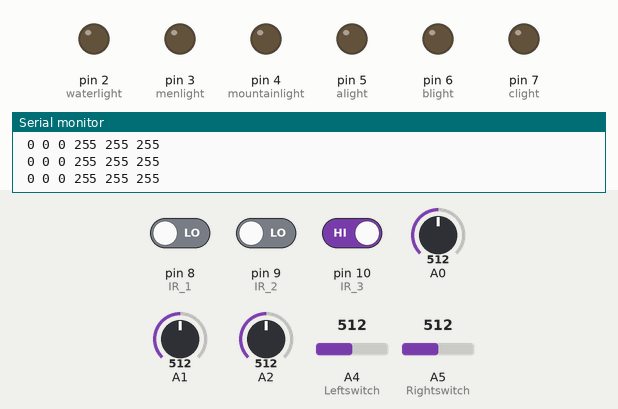
Simulated run of this sketch. Board: Arduino Uno, built with avr-gcc and run on an emulated ATmega328P. Parts: output pins drawn as LEDs (lit = HIGH), the last lines printed to the serial monitor. Inputs (shaded band) come from the test bench; at power-on: A4 (Leftswitch) = 512, A5 (Rightswitch) = 512, pin 8 (IR_1) LOW, pin 9 (IR_2) LOW, pin 10 (IR_3) HIGH, A0 = 512, A1 = 512, A2 = 512.

Above: at 1.2 s.
1.3 s: A4 (Leftswitch) set to 415
4.3 s: A4 (Leftswitch) set to 385
At 4.9 s:
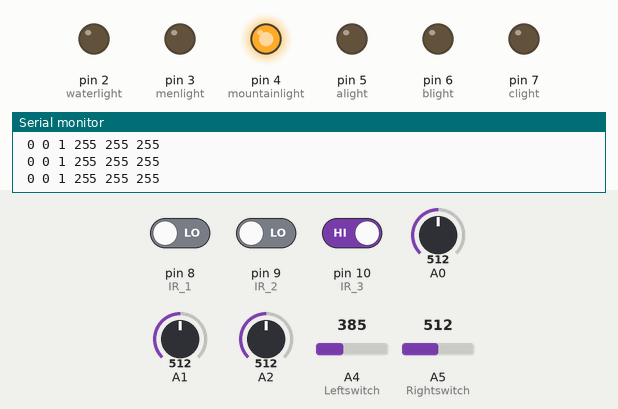
5.8 s: A5 (Rightswitch) set to 411
7.3 s: A5 (Rightswitch) set to 385
At 8.2 s:
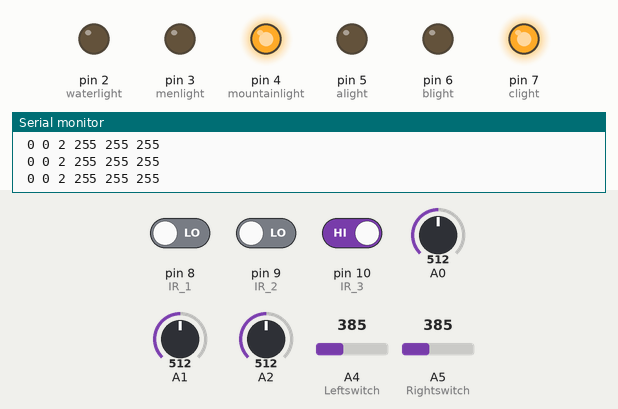
8.8 s: pin 8 (IR_1) driven HIGH
At 9.8 s:
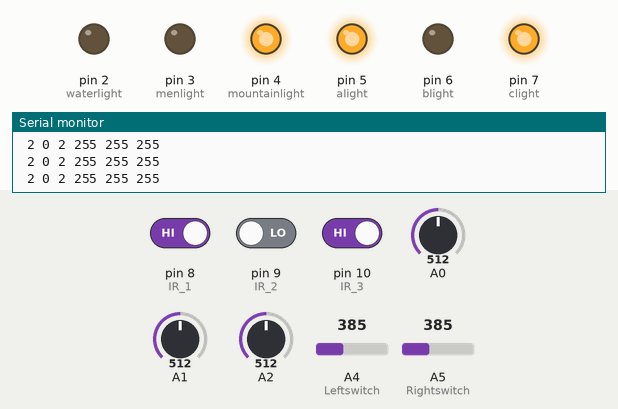
10.3 s: pin 9 (IR_2) driven HIGH
At 11.7 s:
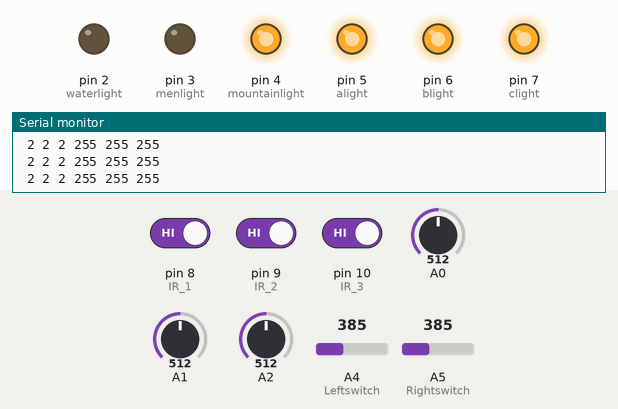
Timing chart, 0 to 12.8 s (numbered marks = the images above; inputs shaded):
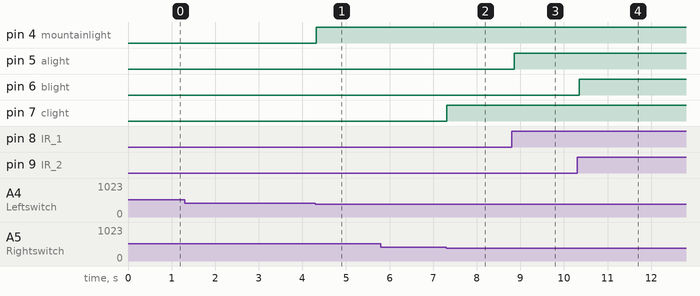

Measured:
- the behaviour switches between 401 and 400 on A4 (Leftswitch) (found by bisection; images 0 and 1)
- the behaviour switches between 401 and 400 on A5 (Rightswitch) (found by bisection; images 1 and 2)
- after the input at 4.3 s, pin 4 (mountainlight): LOW → HIGH at once
- after the input at 7.3 s, pin 7 (clight): LOW → HIGH at once
- after the input at 8.8 s, pin 5 (alight): LOW → HIGH after 0.06 s
- after the input at 10.3 s, pin 6 (blight): LOW → HIGH after 0.05 s

The sketch:

pcomp_final_arduino_settle_down.ino
```cpp
#define waterlight 2
#define menlight 3
#define mountainlight 4

#define alight 5
#define blight 6
#define clight 7

#define IR_1 8
#define IR_2 9
#define IR_3 10

#define Leftswitch A4
#define Rightswitch A5

int xVal;
int yVal;
int zVal;
int samples = 10;

int lightvalue = 400;

int kai_1 = 0;
int kai_2 = 0;
int kai_3 = 0;

int IR_1_State = 0,IR_1_lastState = 0;
int IR_2_State = 0,IR_2_lastState = 0;
int IR_3_State = 0,IR_3_lastState = 0;

int Leftswitch_Value;
int Rightswitch_Value;
int Page_State = 0;

//message given to max
int Zero = 0;
int One  = 1;    //ir1
int Two  = 2;


void setup() {
  // put your setup code here, to run once:
  pinMode(waterlight,OUTPUT);
  pinMode(menlight,OUTPUT);
  pinMode(mountainlight,OUTPUT);

  pinMode(alight,OUTPUT);
  pinMode(blight,OUTPUT);
  pinMode(clight,OUTPUT);

  pinMode(IR_1,INPUT);
  pinMode(IR_2,INPUT);
  pinMode(IR_3,INPUT);

  pinMode(Leftswitch, INPUT);
  pinMode(Rightswitch,INPUT);

  Serial.begin(9600);

}

void loop() {
  IR_1_State = digitalRead(IR_1);
  IR_2_State = digitalRead(IR_2);
  IR_3_State = digitalRead(IR_3);
  Leftswitch_Value = analogRead(Leftswitch);
  Rightswitch_Value = analogRead(Rightswitch);

  if (Leftswitch_Value >lightvalue && Rightswitch_Value > lightvalue){
    Page_State = 0;
  } else {
      if (Leftswitch_Value <= lightvalue){
          Page_State = 1;
      }

      if (Rightswitch_Value <= lightvalue){
          Page_State = 2;
      }
  }

if (Page_State == 0){

  //Send Three '0' to Max
  Serial.print(Zero,DEC);
  Serial.print(" ");
  Serial.print(Zero,DEC);
  Serial.print(" ");
  Serial.print(Zero,DEC);
  Serial.print(" ");

  //Set Three Swtich to off
  kai_1 = false;
  kai_2 = false;
  kai_3 = false;

  // Turn off all led
  digitalWrite(alight,LOW);
  digitalWrite(blight,LOW);
  digitalWrite(clight,LOW);
  digitalWrite(waterlight,LOW);
  digitalWrite(menlight,LOW);
  digitalWrite(mountainlight,LOW);

}

else{

//IR1   Send data in 1st Slot to Max
  if (IR_1_State && !IR_1_lastState) {
    kai_1 = !kai_1;
    delay(20);
  }
    IR_1_lastState = IR_1_State;

  if(!kai_1){
    digitalWrite(waterlight,LOW);
    digitalWrite(alight,LOW);
    Serial.print(Zero,DEC);
    Serial.print(" ");
  } else if(kai_1){
          if(Page_State == 1){
                digitalWrite(waterlight,HIGH);
                Serial.print(One,DEC);
                Serial.print(" ");
          } else if( Page_State == 2 ){
                digitalWrite(alight,HIGH);
                Serial.print(Two,DEC);
                Serial.print(" ");
          }

  }

  //IR2       Send data in 2nd Slot to Max
  if (IR_2_State && !IR_2_lastState) {
    kai_2 = !kai_2;
    delay(20);
  }
    IR_2_lastState = IR_2_State;

  if(!kai_2){
    digitalWrite(menlight,LOW);
    digitalWrite(blight,LOW);

    Serial.print(Zero,DEC);
    Serial.print(" ");

  } else if(kai_2){
          if(Page_State == 1){
                digitalWrite(menlight,HIGH);
                Serial.print(One,DEC);
                Serial.print(" ");
          } else if( Page_State == 2 ){
                digitalWrite(blight,HIGH);
                Serial.print(Two,DEC);
                Serial.print(" ");
          }
  }


  //IR3         Send data in 3rd Slot to Max
  if (IR_3_State && !IR_3_lastState) {
    kai_3 = !kai_3;
    delay(20);
  }
    IR_3_lastState = IR_3_State;

  if(!kai_3){

    digitalWrite(mountainlight,LOW);
    digitalWrite(clight,LOW);

    Serial.print(Zero,DEC);
    Serial.print(" ");
  } else if(kai_3){
          if(Page_State == 1){
                digitalWrite(mountainlight,HIGH);
                Serial.print(One,DEC);
                Serial.print(" ");
          } else if( Page_State == 2 ){
                digitalWrite(clight,HIGH);
                Serial.print(Two,DEC);
                Serial.print(" ");
          }
  }
}

//Accelorometer Send data in 4th,5th,6th slot to Max
for (int i=0; i<samples; i++){
  xVal += analogRead(A0);
  yVal += analogRead(A1);
  zVal += analogRead(A2);
  }
  xVal /= samples;
  yVal /= samples;
  zVal /= samples;
 /////////////////change 315 and 400 below
 ///////////////// to whatever your raw value are
  xVal = map(xVal, 315, 400, 0, 255);
  xVal = constrain(xVal, 0, 255);
  yVal = map(yVal, 315, 400, 0, 255);
  yVal = constrain(yVal, 0, 255);
  zVal = map(zVal, 315, 400, 0, 255);
  zVal = constrain(zVal, 0, 255);


  Serial.print(xVal);
  Serial.print(" ");
  Serial.print(yVal);
  Serial.print(" ");
  Serial.println(zVal);
  Serial.print(" ");
  delay(50);
  Serial.print("\r");

}
```
